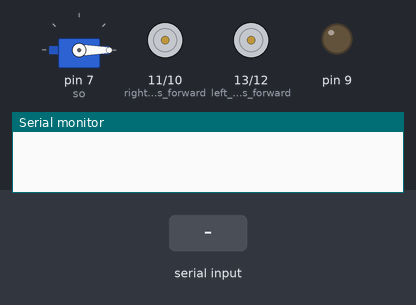
Simulated run of this sketch. Board: Arduino Uno, built with avr-gcc and run on an emulated ATmega328P. On the bench: servo, motor-driver pin pairs drawn as motors (green arrow = first pin HIGH = forward, orange = second pin HIGH = backward, longer = more drive), output pins drawn as LEDs (lit = HIGH), the last lines printed to the serial monitor. The test bench sets the inputs (shaded band).

Above: at 1.2 s.
1.3 s: "L" received over Serial
At 1.55 s:
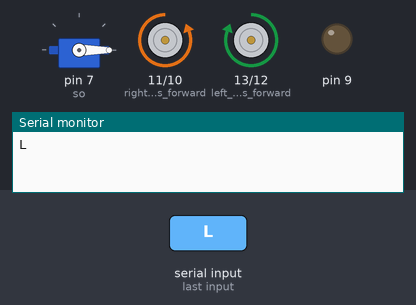
4.3 s: "F" received over Serial
At 5.3 s:
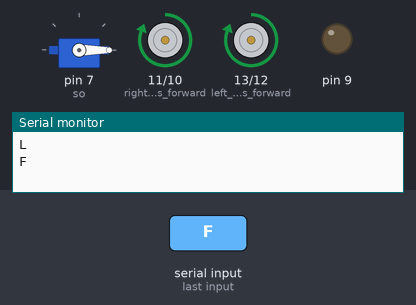
6.1 s: "B" received over Serial
At 6.4 s:
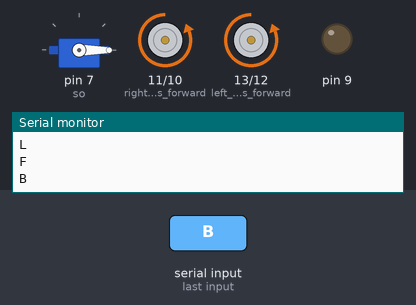
7.6 s: "R" received over Serial
At 7.75 s:
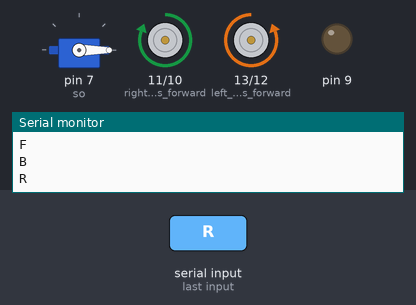
10.6 s: "W" received over Serial
At 11.2 s:
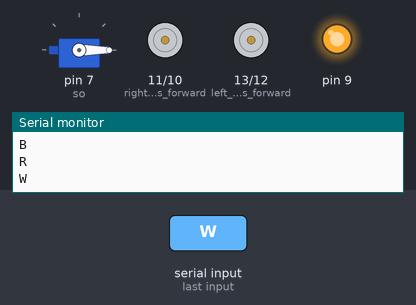
12.3 s: "a" received over Serial
At 14.9 s:
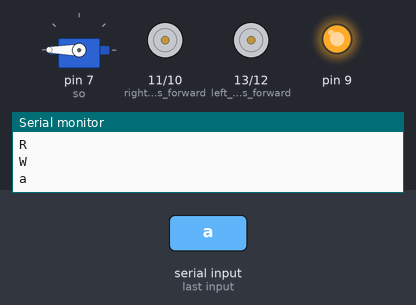
Timing chart, 0 to 16.3 s (numbered marks = the images above; inputs shaded):
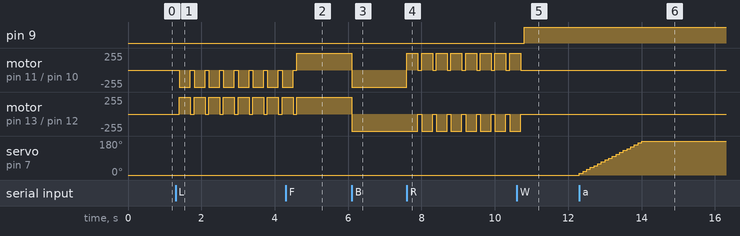

Measured:
- after the input at 1.3 s, motor on pin 11 (right_motors_forward) / pin 10 (right_motors_reverse): alternates backward 255/255 for 0.30 s and stopped for 0.10 s, starting after 0.10 s; motor on pin 13 (left_motors_forward) / pin 12 (left_motors_reverse): alternates forward 255/255 for 0.30 s and stopped for 0.10 s, starting after 0.10 s
- after the input at 4.3 s, motor on pin 13 (left_motors_forward) / pin 12 (left_motors_reverse): goes on until 4.6 s, then stays forward 255/255
- after the input at 6.1 s, motor on pin 11 (right_motors_forward) / pin 10 (right_motors_reverse), motor on pin 13 (left_motors_forward) / pin 12 (left_motors_reverse): forward 255/255 → backward 255/255 at once
- after the input at 7.6 s, motor on pin 11 (right_motors_forward) / pin 10 (right_motors_reverse): alternates forward 255/255 for 0.30 s and stopped for 0.10 s, starting at once; motor on pin 13 (left_motors_forward) / pin 12 (left_motors_reverse): alternates backward 255/255 for 0.30 s and stopped for 0.10 s, starting after 0.30 s
- after the input at 10.6 s, pin 9: LOW → HIGH after 0.20 s; motor on pin 11 (right_motors_forward) / pin 10 (right_motors_reverse), motor on pin 13 (left_motors_forward) / pin 12 (left_motors_reverse): goes on until 10.7 s, then stays stopped
- after the input at 12.3 s, servo on pin 7 (so): moves from 0° to 180° over 1.7 s, starting at once

The sketch:

bt.ino
```cpp
#include <Servo.h>
char t;int p = 0;
Servo so;

void setup() {
pinMode(13,OUTPUT);   //left motors forward
pinMode(12,OUTPUT);   //left motors reverse
pinMode(11,OUTPUT);   //right motors forward
pinMode(10,OUTPUT);   //right motors reverse
pinMode(9,OUTPUT);so.attach(7);
so.write(p);
Serial.begin(9600);

}

void loop() {
if(Serial.available()){
  t = Serial.read();
  Serial.println(t);
}

if(t == 'F'){            //move forward(all motors rotate in forward direction)
  digitalWrite(13,HIGH);
  digitalWrite(11,HIGH);
  digitalWrite(12,LOW);
   digitalWrite(10,LOW);
}

else if(t == 'B'){//move reverse (all motors rotate in reverse direction)
  digitalWrite(13,LOW);
  digitalWrite(11,LOW);
  digitalWrite(12,HIGH);
   digitalWrite(10,HIGH);
}

else if(t == 'L'){      //turn right (left side motors rotate in forward direction, right side motors doesn't rotate)
  digitalWrite(13,HIGH);
  digitalWrite(11,LOW);
  digitalWrite(12,LOW);
   digitalWrite(10,HIGH);
   delay(300);
    digitalWrite(13,LOW);
  digitalWrite(11,LOW);
  digitalWrite(12,LOW);
   digitalWrite(10,LOW);

}

else if(t == 'R'){      //turn left (right side motors rotate in forward direction, left side motors doesn't rotate)
 digitalWrite(13,LOW);
  digitalWrite(11,HIGH);
  digitalWrite(12,HIGH);
   digitalWrite(10,LOW);
   delay(300);
    digitalWrite(13,LOW);
  digitalWrite(11,LOW);
  digitalWrite(12,LOW);
   digitalWrite(10,LOW);
}

else if(t == 'W'){    //turn led on or off)
  digitalWrite(9,HIGH);
}
else if(t == 'w'){
  digitalWrite(9,LOW);
}

else if(t == 'S'){      //STOP (all motors stop)
  digitalWrite(13,LOW);
  digitalWrite(12,LOW);
  digitalWrite(11,LOW);
  digitalWrite(10,LOW);
}
else if(t =='a'){p += 10;
so.write(p);
  }
else if(t =='p'){p -= 10;
so.write(p);
  }
delay(100);
}
```
